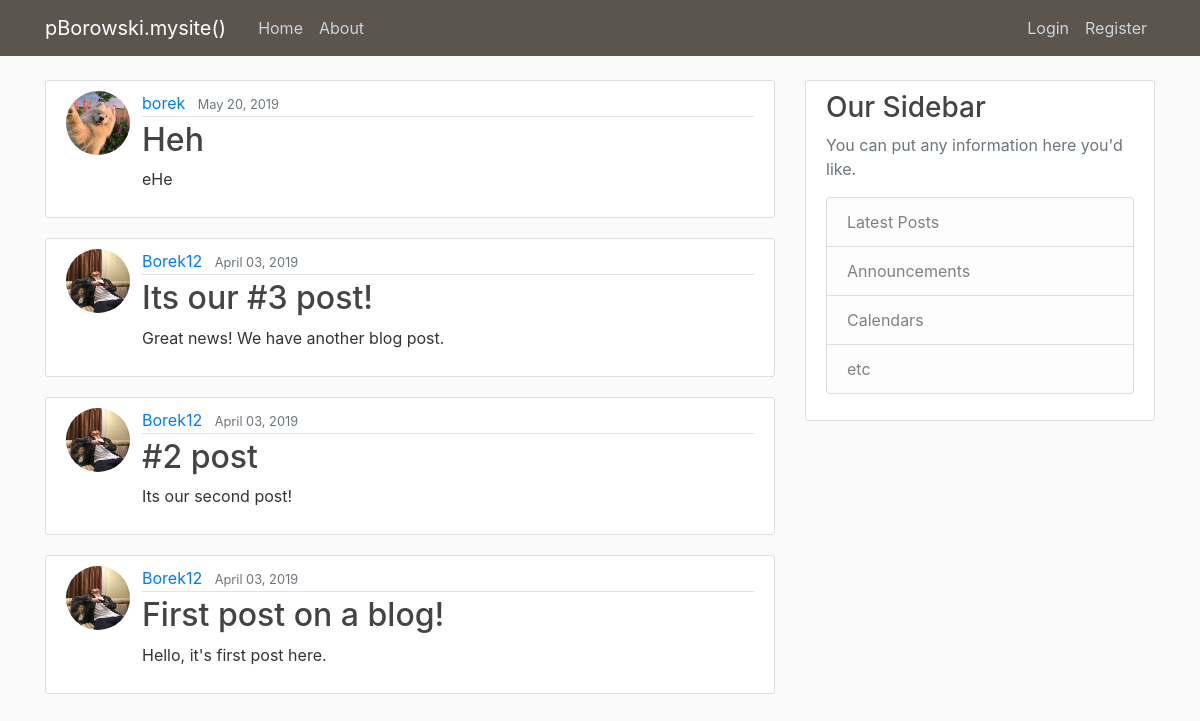
Before: / with the older database file.
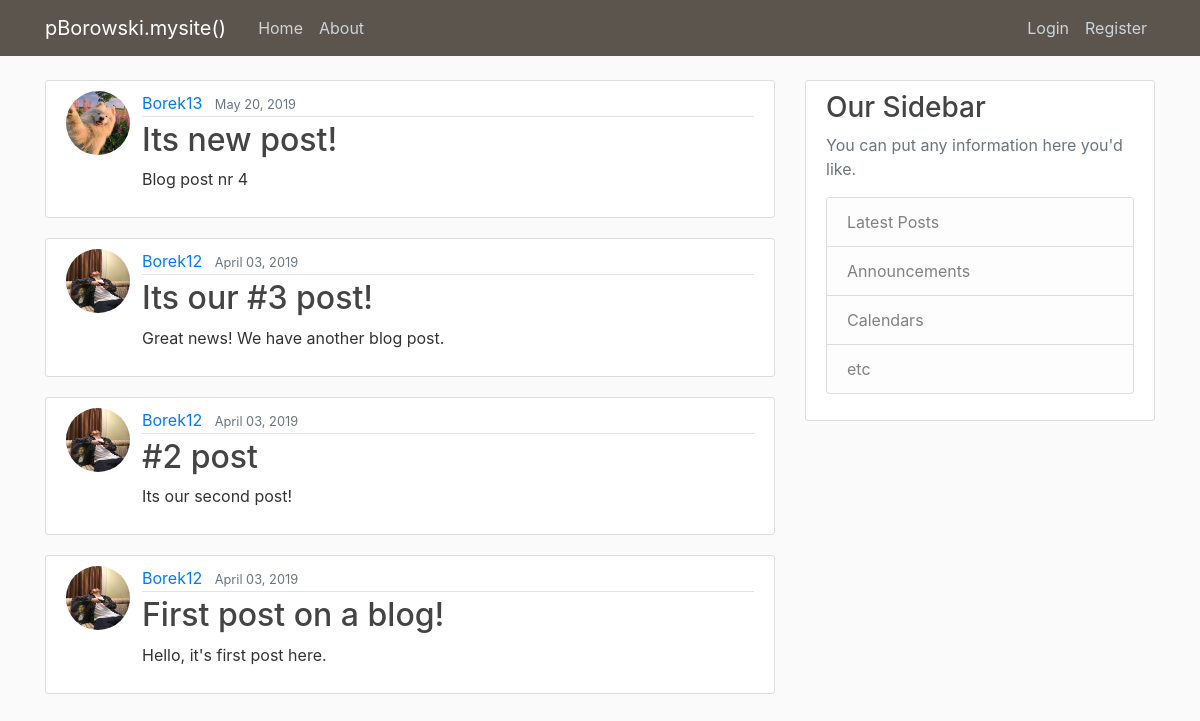
After: the same page with the newer database file.
### blog/models.py (models this page shows, shortened)
class Post(models.Model):
    title = models.CharField(max_length=100)
    content = models.TextField()
    date_posted = models.DateTimeField(default=timezone.now)
    author = models.ForeignKey(User, on_delete=models.CASCADE)

### users/models.py (models this page shows, shortened)
class Profile(models.Model):
    user = models.OneToOneField(User, on_delete=models.CASCADE)
    image = models.ImageField(default='default.jpg', upload_to='profile_pics')

### blog/views.py (the view)
# urls.py: path('', PostListView.as_view(), name="blog-home"),
class PostListView(ListView):
    model = Post
    template_name = 'blog/home.html'    # <app>/<model>_<viewtype>.html
    context_object_name = 'posts'
    ordering = ['-date_posted']

### blog/templates/blog/home.html
{% extends "blog/base.html" %}
{% block content %}
    {% for post in posts %}
      <article class="media content-section">
        <img class="rounded-circle account-img-post" src="{{ post.author.profile.image.url }}">
        <div class="media-body">
          <div class="article-metadata">
            <a class="mr-2" href="#">{{ post.author }}</a>
            <small class="text-muted">{{ post.date_posted|date:"F d, Y"}}</small>
          </div>
          <h2><a class="article-title" href="{% url "post-detail" post.id %}">{{ post.title }}</a></h2>
          <p class="article-content">{{ post.content }}</p>
        </div>
      </article>
    {% endfor %}
{% endblock content %}

Changed rows visible on the page:
changed Post: author "borek" → "Borek13"; title "Heh" → "Its new post!"; content "eHe" → "Blog post nr 4"
